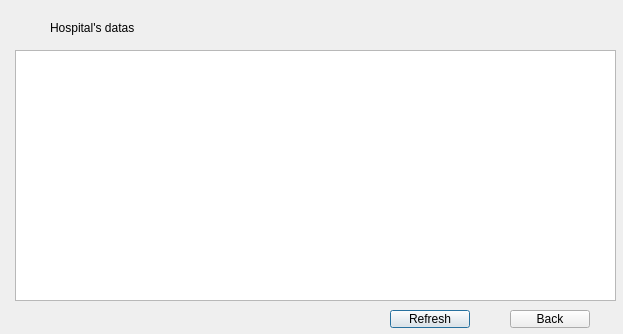
<?xml version="1.0" encoding="UTF-8"?>
<ui version="4.0">
 <class>Data</class>
 <widget class="QDialog" name="Data">
  <property name="geometry">
   <rect>
    <x>0</x>
    <y>0</y>
    <width>623</width>
    <height>334</height>
   </rect>
  </property>
  <property name="windowTitle">
   <string>Dialog</string>
  </property>
  <widget class="QTableView" name="tableView">
   <property name="geometry">
    <rect>
     <x>15</x>
     <y>50</y>
     <width>601</width>
     <height>251</height>
    </rect>
   </property>
  </widget>
  <widget class="QLabel" name="label">
   <property name="geometry">
    <rect>
     <x>50</x>
     <y>20</y>
     <width>161</width>
     <height>16</height>
    </rect>
   </property>
   <property name="text">
    <string>Hospital's datas</string>
   </property>
  </widget>
  <widget class="QPushButton" name="pushButton_refresh">
   <property name="geometry">
    <rect>
     <x>390</x>
     <y>310</y>
     <width>80</width>
     <height>18</height>
    </rect>
   </property>
   <property name="text">
    <string>Refresh</string>
   </property>
  </widget>
  <widget class="QPushButton" name="pushButton_back">
   <property name="geometry">
    <rect>
     <x>510</x>
     <y>310</y>
     <width>80</width>
     <height>18</height>
    </rect>
   </property>
   <property name="text">
    <string>Back</string>
   </property>
  </widget>
 </widget>
 <resources/>
 <connections/>
</ui>
